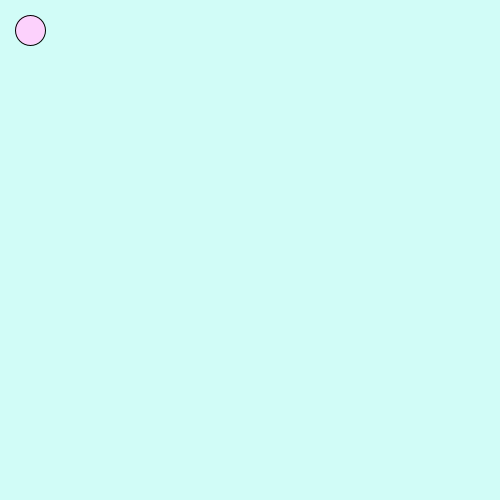
Frame 1 (no input)
Frame 60 (the mouse pressed at the canvas centre just before this capture): identical to frame 1, image omitted
Frame 120 (the mouse held since frame 60 and released just before this capture): identical to frame 1, image omitted

The Processing sketch that drew this single still picture (run headless with seeded random() and noise(); from frame 60 on, the mouse is pressed at the canvas centre):

// Processing sketch: Slippery_Dot
// ── Slippery_Dot.pde
// 4. create three integer variables to  
    //    represent the x, y, and the size of the ellipse
    int placement1 = 30;
    int placement2 = 30;
    int placement3 = 30;
    void setup() {
      //1. set the size of your sketch
    size(500, 500);
    }
    
    void draw() {
      //2. set the background color of your sketch
      background(#D1FCF7);
      //3. draw an ellipse. Make sure it fits in the window.
      fill (#FCD1FC);
      ellipse (placement1, placement2, placement3, 30);
      //5. use the variables created in step 4 in place of the numbers
      //   in your ellipse
    
    }
    
    void mousePressed() {
      //6a. create an integer variable called distance
      //6b. use the getDistance method to initialize your varible
      //    use the mouse's x and y and the x and y of your ellipse 
     
      //7. print the distance variable
    
      
      //8a. make an if statement to check if the distance variable
      //   is within the size of the ellipse
      
        //8b.  set the x and y of the ellipse to a random location on the window
       
      
    }
    
    int getDistance(int x1, int y1, int x2, int y2) {
      return (int)Math.sqrt(Math.pow((x1-x2),2) + Math.pow((y1-y2),2));
    }
    
